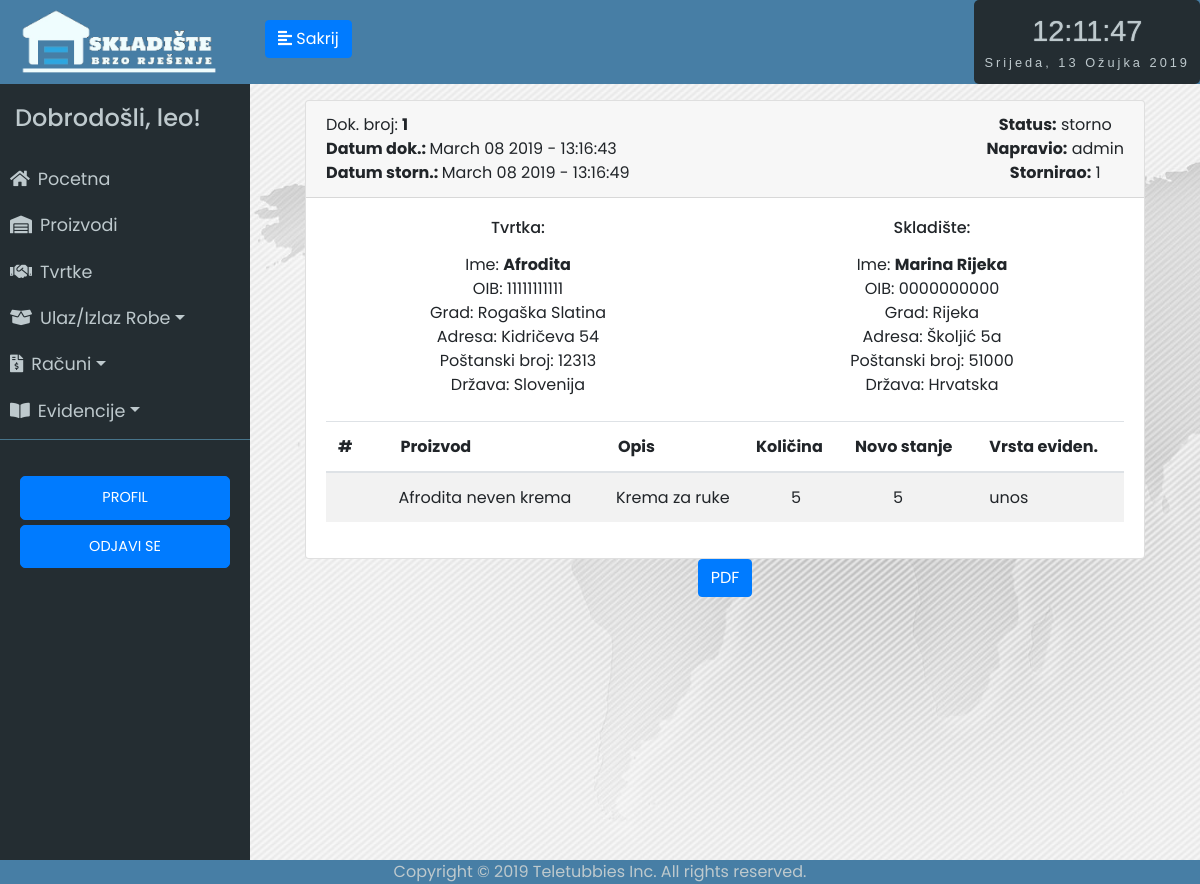
Page /evidencija/1 (signed in) on the committed database.
### app/models.py (models this page shows, shortened)
class User(UserMixin, db.Model):
	id = db.Column(db.Integer, primary_key=True)
	username = db.Column(db.String(64), index=True, unique=True)
	email = db.Column(db.String(120), index=True, unique=True)
	password_hash = db.Column(db.String(128))
	last_seen = db.Column(db.DateTime, default=datetime.utcnow)
	rank = db.Column(db.String(32))
	status = db.Column(db.String(32))
	evidencija = db.relationship('Evidencija', backref='user', lazy='dynamic')
	receipt = db.relationship('Receipt', backref='stornoUser', lazy='dynamic')

class Evidencija(db.Model):
	id = db.Column(db.Integer, primary_key=True)
	proizvod_id = db.Column(db.Integer, db.ForeignKey('proizvod.id'))
	tvrtka_id = db.Column(db.Integer, db.ForeignKey('tvrtka.id'))
	promijenjena_kolicina = db.Column(db.Integer)
	trenutna_kolicina = db.Column(db.Integer)
	datum_unosa = db.Column(db.DateTime, default=datetime.utcnow)
	vrsta_unosa = db.Column(db.String(64))
	user_id = db.Column(db.Integer, db.ForeignKey('user.id'))
	receipt_id = db.Column(db.Integer, db.ForeignKey('receipt.id'))

class Receipt(db.Model):
	id = db.Column(db.Integer, primary_key=True)
	status = db.Column(db.String(64))
	date = db.Column(db.DateTime, default=datetime.utcnow)
	receipt_type = db.Column(db.String(64))
	evidencija = db.relationship('Evidencija', backref='receipt', lazy='dynamic')
	storno_date = db.Column(db.DateTime, nullable=True)
	storno_user = db.Column(db.Integer, db.ForeignKey('user.id'), nullable=True)

class Tvrtka(db.Model):
	__searchable__ = ['name']
	id = db.Column(db.Integer, primary_key=True)
	name = db.Column(db.String(64))
	oib = db.Column(db.Integer, unique=True)
	adresa = db.Column(db.String(200))
	grad = db.Column(db.String(64))
	p_broj = db.Column(db.Integer)
	drzava = db.Column(db.String(64))
	evidencija = db.relationship('Evidencija', backref='tvrtka', lazy='dynamic')

class Proizvod(db.Model):
	__searchable__ = ['name']
	id = db.Column(db.Integer, primary_key=True)
	name = db.Column(db.String(64))
	kolicina = db.Column(db.Integer, default=0)
	zemlja_podrijetla = db.Column(db.String(64))
	opis_proizvoda = db.Column(db.String(300))
	datum_unosa = db.Column(db.DateTime, default=datetime.utcnow)
	bar_kod = db.Column(db.String(64))
	evidencija = db.relationship('Evidencija', backref='proizvod', lazy='dynamic')

### app/routes.py (the view)
@app.route('/evidencija/<id>')
@login_required
def evidencija(id):
	evidencija = Evidencija.query.filter_by(id=id).first_or_404()
	return render_template('evidencija.html', id=id, evidencija=evidencija)

### app/models.py (called while the page is built)
@login.user_loader
def load_user(id):
	return User.query.get(int(id))

### app/routes.py (called while the page is built)
@app.before_request
def before_request():
	if current_user.is_authenticated:
		current_user.last_seen = datetime.utcnow()
		db.session.commit()

### app/templates/evidencija.html (shortened to what this page needs)
{% extends "base.html" %}
{% block content %}
<link rel="stylesheet" href="https://stackpath.bootstrapcdn.com/bootstrap/4.2.1/css/bootstrap.min.css" integrisha384-GJzZqFGwb1QTTN6wy59ffF1BuGJpLSa9DkKMp0DgiMDm4iYMj70gZWKYbI706tWS">
<link href="../static/style.css" type="text/css" rel="stylesheet">
<link rel="stylesheet" href="https://use.fontawesome.com/releases/v5.7.1/css/all.css">
<div id="contentToPdf" class="unos-p">
	<div class="container">
		<div class="card">
			<div class="card-header">
				<span class="float-left"><span class="float-left">Dok. broj: <strong>{{id}}</strong></span><br><span class="float-left"><strong>Datum dok.: </strong>{{ evidencija.datum_unosa.strftime('%B %d %Y - %H:%M:%S') }}</span>
				{% if evidencija.receipt.status =='storno' %}
					<br><strong>Datum storn.: </strong>{{ evidencija.receipt.storno_date.strftime('%B %d %Y - %H:%M:%S') }}
				{% endif %}</span></span>
				<span class="float-right"><strong>Status:</strong> {{evidencija.receipt.status}}<br><strong>Napravio:</strong> {{evidencija.user.username}}
				{% if evidencija.receipt.status =='storno' %}
					<br><strong>Stornirao:</strong> {{evidencija.receipt.storno_user}}
				{% endif %}</span>
				<br>
				<br>
			</div>
			<div class="card-body">
				<div class="row mb-4">
					<div class="col-sm-6">
						<h6 class="mb-3">Tvrtka:</h6>
						<div>Ime: <strong>{{ evidencija.tvrtka.name }}</strong></div>
						<div>OIB: {{ evidencija.tvrtka.oib }}</div>
						<div>Grad: {{ evidencija.tvrtka.grad }}</div>
						<div>Adresa: {{ evidencija.tvrtka.adresa }}</div>
						<div>Poštanski broj: {{ evidencija.tvrtka.p_broj }}</div>
						<div>Država: {{ evidencija.tvrtka.drzava }}</div>
						</div>
					<div class="col-sm-6">
						<h6 class="mb-3">Skladište:</h6>
						<div>Ime: <strong>Marina Rijeka</strong></div>
						<div>OIB: 0000000000</div>
						<div>Grad: Rijeka</div>
						<div>Adresa: Školjić 5a</div>
						<div>Poštanski broj: 51000</div>
						<div>Država: Hrvatska</div>
					</div>
				</div>
				<div class="table-responsive-sm">
					<table class="table table-striped">
						<thead>
						<tr>
							<th class="center">#</th>
							<th ><span class="float-left" style=" padding-left: 20px;">Proizvod</span></th>
							<th> <span class="float-left" style=" padding-left: 0px;">Opis</th>
							<th class="right" style=" padding-left: 0px;">Količina</th>
							<th class="right">Novo stanje</th>
							<th class="center">Vrsta eviden.</th>
						</tr>
					</thead>
					<tbody>
						<tr>
							<td ><script type="text/javascript">document.write(number); number+=1;</script></td>
							<td  style=" padding-left: 30px; ">{{ evidencija.proizvod.name }}</td>
							<td  style=" padding-left: 10px; ">{{ evidencija.proizvod.opis_proizvoda }}</td>
							<td  style=" padding-left: 35px;">{{ evidencija.promijenjena_kolicina }}</td>
							<td  style=" padding-left: 50px;">{{ evidencija.trenutna_kolicina }}</td>
							<td class="center">{{ evidencija.vrsta_unosa }}</td>
						</tr>
					</tbody>
					</table>
				</div>
		</div>
	</div>
</div>
<button class="btn btn-primary" onclick="window.open('../evidencija_pdf/{{evidencija.id}}')">PDF</button>
{% endblock %}

### app/templates/base.html (shortened to what this page needs)
<html>
<head>
	<link rel="stylesheet" href="https://stackpath.bootstrapcdn.com/bootstrap/4.2.1/css/bootstrap.min.css" integrisha384-GJzZqFGwb1QTTN6wy59ffF1BuGJpLSa9DkKMp0DgiMDm4iYMj70gZWKYbI706tWS">
	<link href="../static/style.css" type="text/css" rel="stylesheet">
	<link rel="stylesheet" href="https://use.fontawesome.com/releases/v5.7.1/css/all.css">
</head>
<body onload="startTime()">
	<div class="wrapper">
	<nav id="sidebar">
		<div class="sidebar-header ">
			<img src="../static/logo5.png" style="width: 200px; height: auto;">
		</div>
		<ul class="list-unstyled components" id="navigation">
			<h4>Dobrodošli, {{ current_user.username }}!</h4>
			<li class="{% block index %}{% endblock %}">
				<a href="{{ url_for('index') }}"><i class="fas fa-home mr-2"></i>Pocetna</a>
			</li>
			<li class="{% block stanje_skladista %}{% endblock %}">
				<a href="{{ url_for('stanje_skladista1') }}"><i class="fas fa-warehouse mr-2"></i>Proizvodi</a>
			</li>
			<li class="{% block dobavljaci %}{% endblock %}">
				<a href="{{ url_for('tvrtke1') }}"><i class="fas fa-handshake mr-2"></i>Tvrtke</a>
			</li>
			<li class="{% block ulaz_izlaz %}{% endblock %}">
				<a href="#pageSubmenu2" data-toggle="collapse" aria-expanded="false" class="dropdown-toggle"><i class="fas fa-box-open mr-2"></i>Ulaz/Izlaz Robe</a>
			</li>
			<li class="{% block racuni %}{% endblock %}">
				<a href="#pageSubmenu3" data-toggle="collapse" aria-expanded="false" class="dropdown-toggle"><i class="fas fa-file-invoice-dollar mr-2"></i>Računi</a>
			</li>
			<li class="{% block evidencije %}{% endblock %}">
				<a href="#pageSubmenu" data-toggle="collapse" aria-expanded="false" class="dropdown-toggle"><i class="fas fa-book-open mr-2"></i>Evidencije</a>
			</li>
		</ul>
		<ul class="list-unstyled CTAs">
                <li>
                    <a href="{{ url_for('user', username=current_user.username) }}" class="btn btn-primary hover-plava">PROFIL</a>
                </li>
                <li>
                    <a href="{{ url_for('logout') }}" class="btn btn-primary hover-plava">ODJAVI SE</a>
                </li>
            </ul>
	</nav>
		<div class="tijelo">
	        <div class="plava-pozadina">
	        	<div class="d-flex bd-highlight">
	  				<div class="bd-highlight">
		            	<button type="button" id="sidebarCollapse" class="btn btn-primary">
			                <i class="fas fa-align-left"></i>
			                <span class="sakrij-tipku"></span>
		            	</button>
		            </div>
	  				<div class="ml-auto bd-highlight">
	  					<div id="clockdate">
		  					<div class="clockdate-wrapper">
		    					<div id="clock"></div>
		    					<div id="date"></div>
		  					</div>
						</div>
					</div>
				</div>
	    	</div>
			<div class="plavo">
			{% block content %}
			{% endblock %}
			</div>
		</div>
<footer>Copyright © 2019 Teletubbies Inc. All rights reserved.</footer>
</body>
</html>

### app/static/style.css (style rules this page uses)
body { font-family: 'Poppins', sans-serif; background: #fafafa; }
h4 { padding: 15px; }
.wrapper { display: flex; width: 100%; align-items: stretch; }
a, a:hover, a:focus { color: inherit; text-decoration: none; transition: all 0.3s; }
#sidebar { min-width: 250px; max-width: 250px; min-height: 100vh; background: #242d32; color: #bec9cd; transition: all 0.3s; }
#sidebarCollapse { margin-top: 20px; margin-left: 15px; }
#sidebar .sidebar-header { padding: 7.5px 20px; background: #477ea5; color: #f0fdfe; }
#sidebar ul.components { padding: 5px 0; border-bottom: 1px solid #47748b; }
#sidebar ul li a { padding: 10px; font-size: 1.1em; display: block; }
ul.CTAs { padding: 20px; }
ul.CTAs a { text-align: center; font-size: 0.9em !important; display: block; border-radius: 5px; margin-bottom: 5px; }
.tijelo { display: inline-block; width: 100%; }
.plavo { display: inline-block; width: 100%; text-align: center; }
.plava-pozadina { background-color: #477ea5; display: inline-block; width: 100%; height: 84px; }
.unos-p { padding-top: 2vh; padding-left: 5vh; padding-right: 5vh; background-image: url('map.jpg'); height: 100vh; }
.sakrij-tipku:before { content: 'Sakrij'; }
.clockdate-wrapper { background-color: #242d32; padding:10px; max-width:350px; width:100%; text-align:center; border-radius:5px; margin:0 auto; height: 84px; }
#clock { background-color:#242d32; font-family: sans-serif; font-size:1.8rem; text-shadow:0px 0px 1px #bec9cd; color:#bec9cd; }
#date { letter-spacing:3px; font-size:0.8rem; font-family:arial,sans-serif; color:#bec9cd; }
footer { position: fixed; left: 0; bottom: 0; width: 100%; background-color: #477ea5; color: #bec9cd; text-align: center; }
:root { --mainColor: #007bff; }

### rows in the picture
User: username "leo"
Evidencija: datum_unosa "March 08 2019 - 13:16:43", promijenjena_kolicina "5", trenutna_kolicina "5", vrsta_unosa "unos"
Receipt: receipt.storno_date "March 08 2019 - 13:16:49", receipt.status "storno", receipt.storno_user "1"
User: user.username "admin"
Tvrtka: tvrtka.name "Afrodita", tvrtka.oib "11111111111", tvrtka.grad "Rogaška Slatina", tvrtka.adresa "Kidričeva 54", tvrtka.p_broj "12313", tvrtka.drzava "Slovenija"
Proizvod: proizvod.name "Afrodita neven krema", proizvod.opis_proizvoda "Krema za ruke"

### other values in the picture
{{ id }} "1"
